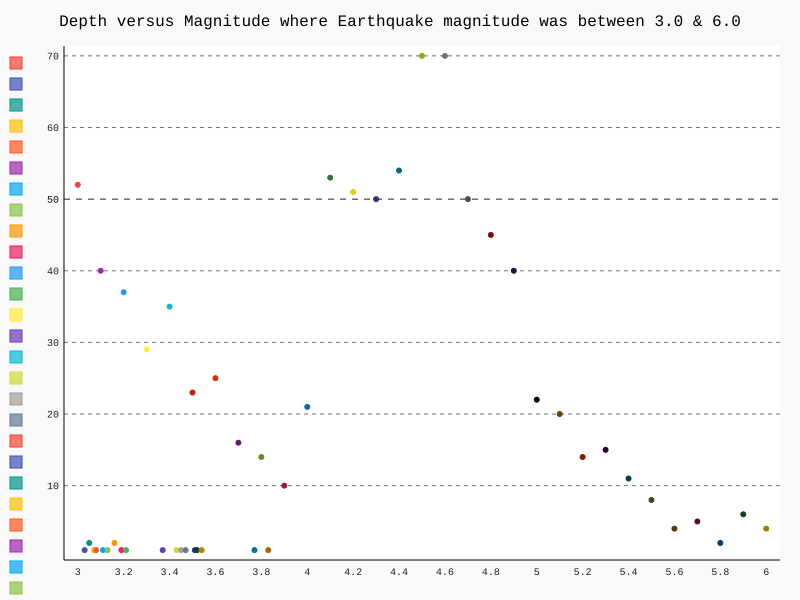

The script that drew this image:
import pandas as pd
import pygal
from pygal.style import LightStyle

render = pd.read_csv("op.csv")

#Scatter Plot
xy_chart = pygal.XY(stroke=False)
xy_chart.title = 'Depth versus Magnitude where Earthquake magnitude was between 3.0 & 6.0'
for index, row in render.iterrows():
        xy_chart.add('', [(row["location"], row["magnitude      "])])
xy_chart.render_to_file('render_scatter.svg')
